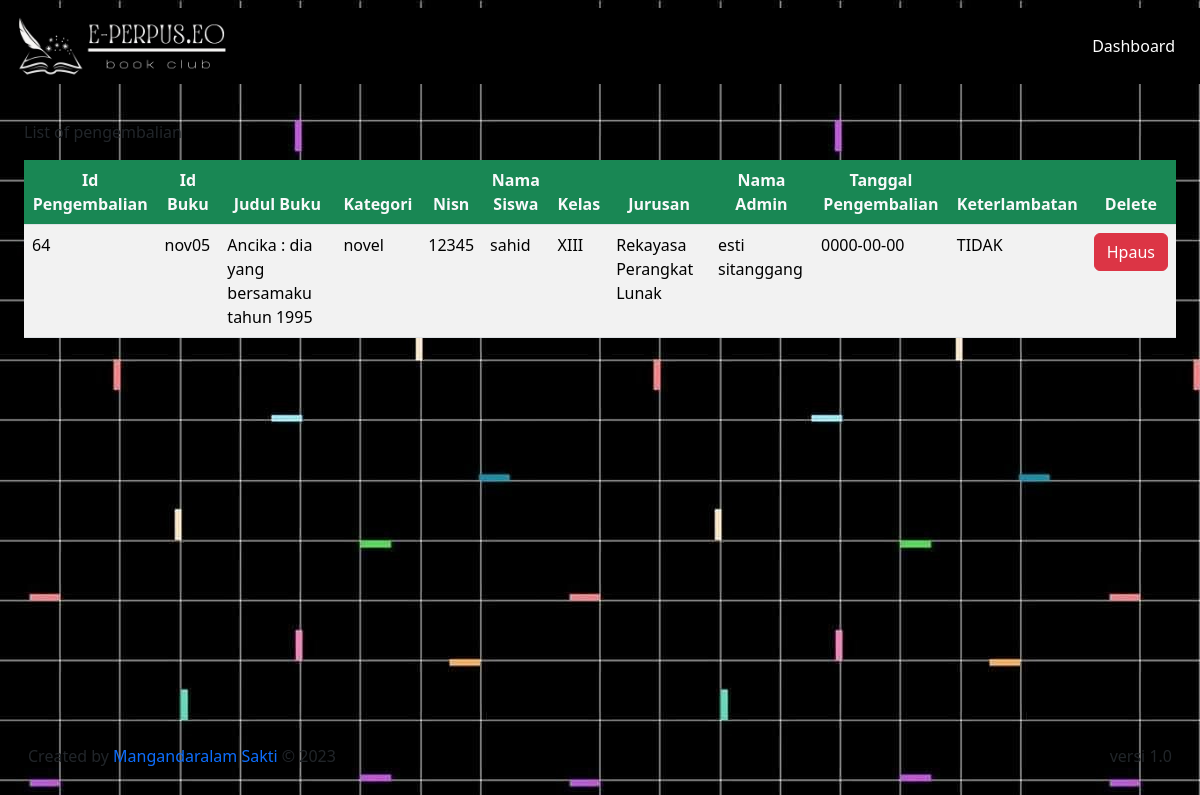
Page /DashboardPetugas/pengembalian/pengembalianBuku.php on the committed database.
### tables this page shows
CREATE TABLE `pengembalian` (
  `id_pengembalian` int(11) NOT NULL,
  `id_peminjaman` int(11) NOT NULL,
  `id_buku` varchar(20) NOT NULL,
  `nisn` int(11) NOT NULL,
  `id_admin` int(11) NOT NULL,
  `buku_kembali` date NOT NULL,
  `keterlambatan` enum('YA','TIDAK') NOT NULL,
  `denda` int(15) NOT NULL
);

CREATE TABLE `buku` (
  `cover` varchar(255) NOT NULL,
  `id_buku` varchar(20) NOT NULL,
  `kategori` varchar(255) NOT NULL,
  `judul` varchar(255) NOT NULL,
  `pengarang` varchar(255) NOT NULL,
  `penerbit` varchar(255) NOT NULL,
  `tahun_terbit` date NOT NULL,
  `jumlah_halaman` int(11) NOT NULL,
  `buku_deskripsi` text NOT NULL,
  `isi_buku` varchar(250) NOT NULL
);

CREATE TABLE `member` (
  `nisn` int(11) NOT NULL,
  `kode_member` varchar(12) NOT NULL,
  `nama` varchar(255) NOT NULL,
  `password` varchar(255) NOT NULL,
  `jenis_kelamin` varchar(20) NOT NULL,
  `kelas` varchar(5) NOT NULL,
  `jurusan` varchar(50) NOT NULL,
  `no_tlp` varchar(15) NOT NULL,
  `tgl_pendaftaran` date NOT NULL
);

### config/config.php (called while the page is built, shortened)
<?php
$host = "127.0.0.1";
$username = "root";
$password = "";
$database_name = "perpustakaan";
$connection = mysqli_connect($host, $username, $password, $database_name);
function queryReadData($dataKategori) {
  global $connection;
  $result = mysqli_query($connection, $dataKategori);
  $items = [];
  while($item = mysqli_fetch_assoc($result)) {
    $items[] = $item;
  }
  return $items;
}
?>

### DashboardPetugas/pengembalian/pengembalianBuku.php (the view, shortened to what this page needs)
<?php
require "../../config/config.php";
$dataPeminjam = queryReadData("SELECT pengembalian.id_pengembalian, pengembalian.id_buku, buku.judul, buku.kategori, pengembalian.nisn, member.nama, member.kelas, member.jurusan, admin.nama_admin, pengembalian.buku_kembali, pengembalian.keterlambatan
FROM pengembalian
INNER JOIN buku ON pengembalian.id_buku = buku.id_buku
INNER JOIN member ON pengembalian.nisn = member.nisn
INNER JOIN admin ON pengembalian.id_admin = admin.id")
?>
<!DOCTYPE html>
<html lang="en">
  <head>
    <link rel="stylesheet" href="../../style.css">
  </head>
  <body style="background: url(../../assets/bg.jpg) fixed;">
    <nav class="navbar fixed-top" >
      <div class="container-fluid" style=" background: black;">
        <a class="navbar-brand" href="#">
          <img src="../../assets/logoNav.png" alt="logo" width="220px">
        </a>
        <a class="btn btn-tertiary" href="../dashboardPetugas.php" style=" color: white;">Dashboard</a>
      </div>
    </nav>
    <div class="p-4 mt-5">
      <div class="mt-5">
    <caption>List of pengembalian</caption>
      <div class="table-responsive mt-3">
    <table class="table table-striped table-hover">
     <thead class="text-center">
      <tr>
        <th class="bg-success text-light">Id Pengembalian</th>
        <th class="bg-success text-light">Id Buku</th>
        <th class="bg-success text-light">Judul Buku</th>
        <th class="bg-success text-light">Kategori</th>
        <th class="bg-success text-light">Nisn</th>
        <th class="bg-success text-light">Nama Siswa</th>
        <th class="bg-success text-light">Kelas</th>
        <th class="bg-success text-light">Jurusan</th>
        <th class="bg-success text-light">Nama Admin</th>
        <th class="bg-success text-light">Tanggal Pengembalian</th>
        <th class="bg-success text-light">Keterlambatan</th>
        <th class="bg-success text-light">Delete</th>
      </tr>
    </thead>
        <?php foreach ($dataPeminjam as $item) : ?>
      <tr>
        <td><?= $item["id_pengembalian"]; ?></td>
        <td><?= $item["id_buku"]; ?></td>
        <td><?= $item["judul"]; ?></td>
        <td><?= $item["kategori"]; ?></td>
        <td><?= $item["nisn"]; ?></td>
        <td><?= $item["nama"]; ?></td>
        <td><?= $item["kelas"]; ?></td>
        <td><?= $item["jurusan"]; ?></td>
        <td><?= $item["nama_admin"]; ?></td>
        <td><?= $item["buku_kembali"]; ?></td>
        <td><?= $item["keterlambatan"]; ?></td>
        <td>
          <div class="action">
           <a href="deletePengembalian.php?id=<?= $item["id_pengembalian"]; ?>" class="btn btn-danger" onclick="return confirm('Yakin ingin menghapus data ?');"><label for="">Hpaus</label></a>
           </div>
          </td>
      </tr>
        <?php endforeach; ?>
    </table>
  </div>
 </div>
</div>
  <footer class="fixed-bottom shadow-lg bg-subtle p-3">
      <div class="container-fluid d-flex justify-content-between">
      <p class="mt-2">Created by <span class="text-primary"> Mangandaralam Sakti</span> © 2023</p>
      <p class="mt-2">versi 1.0</p>
      </div>
    </footer>
  </body>
</html>

### rows in the picture
pengembalian: id_pengembalian "64", id_buku "nov05", id_buku.judul "Ancika : dia yang bersamaku tahun 1995", id_buku.kategori "novel", nisn "12345", nisn.nama "sahid", nisn.kelas "XIII", nisn.jurusan "Rekayasa Perangkat Lunak", id_admin.nama_admin "esti sitanggang", buku_kembali "0000-00-00", keterlambatan "TIDAK"
